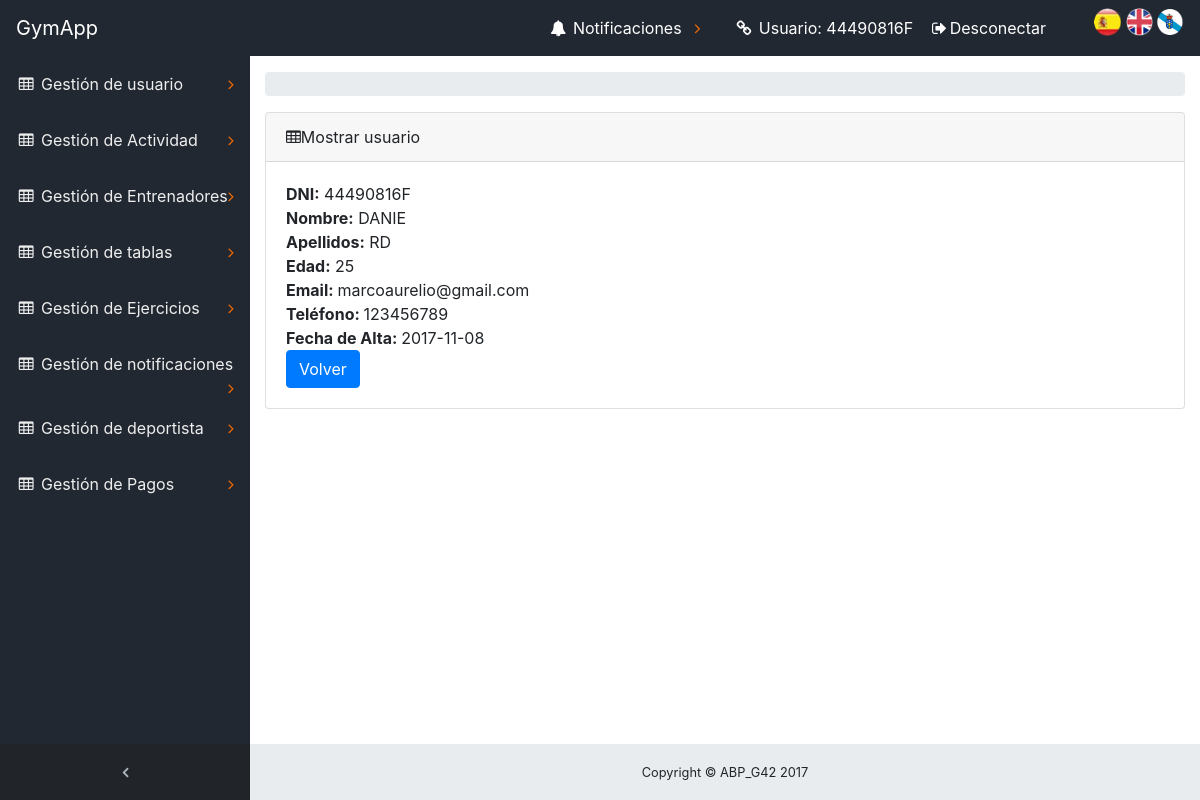
Page /ABP/index.php?controller=Usuario&action=UsuarioView&dni=44490816F (signed in) on the committed database.
### tables this page shows
CREATE TABLE `usuario` (
  `dni` varchar(10) NOT NULL,
  `nombre` varchar(30) NOT NULL,
  `apellidos` varchar(30) NOT NULL,
  `edad` tinyint(4) DEFAULT NULL,
  `contrasena` varchar(128) NOT NULL,
  `email` varchar(100) DEFAULT NULL,
  `telefono` varchar(20) NOT NULL,
  `fechaAlta` date NOT NULL
);

### ABP/core/ViewManager.php (called while the page is built, shortened)
<?php
class ViewManager {
	private $variables = array();
	public function setVariable($varname, $value, $flash=false) {
		$this->variables[$varname] = $value;
	}
	public function getVariable($varname, $default=NULL) {
		if (!isset($this->variables[$varname])) {
			return $default;
		}
		return $this->variables[$varname];
	}
	public function render($controller, $viewname) {
		include(__DIR__ . "/../view/$controller/$viewname.php");
	}
	private static $viewmanager_singleton = NULL;
	public static function getInstance() {
		if (self::$viewmanager_singleton == null) {
			self::$viewmanager_singleton = new ViewManager();
		}
		return self::$viewmanager_singleton;
	}
}

### ABP/controller/UsuarioController.php (called while the page is built, shortened)
<?php
require_once(__DIR__."/../core/ViewManager.php");
require_once(__DIR__ . "/../model/UsuarioMapper.php");
require_once(__DIR__ . "/../model/Usuario.php");
class UsuarioController extends BaseController
{
    private $usuarioMapper;
    public function __construct()
    {
        $this->usuarioMapper = new UsuarioMapper();
    }
    public function UsuarioView()
    {
        $dni = $_GET["dni"];
        $usuario = $this->usuarioMapper->findById($dni);
        $this->view->setVariable("usuario", $usuario);
        $this->view->render("usuario", "usuarioSHOWCURRENT");
    }
}
?>

### ABP/index.php (called while the page is built, shortened)
<?php
function run() {
	try {
		$controller = loadController($_GET["controller"]);
		$actionName = $_GET["action"];
		$controller->$actionName();
	} catch(Exception $ex) {
		die("An exception occured!!!!!".$ex->getMessage());
	}
}
function loadController($controllerName) {
	return new $controllerClassName();
}
run();
?>

### ABP/view/messages/messages_es.php (called while the page is built)
<?php
    $i18n_messages = array(
    	'Nombre'=> 'Nombre',
    	'Asunto' => 'Asunto',
    	'contenido' => 'contenido',
    	'nombre' => 'nombre',
    	'El atributo '=>'El atributo ',
    	' no puede ser vacío' => ' no puede ser vacío',
    	'Longitud incorrecta. El atributo ' => 'Longitud incorrecta. El atributo ',
    	' debe tener una longitud máxima de '=>' debe tener una longitud máxima de ',
    	' y tiene '=>' y tiene ',
    	'El atributo no sigue el formato correcto. Pruebe example@example.com' => 'El atributo no sigue el formato correcto. Pruebe example@example.com',
    	' contiene caracteres no alfabéticos'=>' contiene caracteres no alfabéticos',
    	' no esta comprendido en ['=>' no esta comprendido en [',
    	' no puede tener mas de ' => ' no puede tener mas de ',
    	'decimales'=>'decimales',
    	' no tiene 8 números seguidos de una letra: FORMATO INCORRECTO!!!'=>' no tiene 8 números seguidos de una letra: FORMATO INCORRECTO!!!',
    	'La letra del DNI no es correcta'=>'La letra del DNI no es correcta',
    	' no tiene un formato válido de telefeno.'=>' no tiene un formato válido de telefeno.',
    	' debe estar compuesto únicamente por digitos.'=>' debe estar compuesto únicamente por digitos.',
        'precio' => 'precio',
        ': activar para ordenar columna ascendentemente'=>': activar para ordenar columna ascendentemente',
        ': activar para ordenar columna descendentemente'=>': activar para ordenar columna descendentemente',
        'Primero' => 'Primero',
        'Último'=>'Último',
        'Siguiente'=>'Siguiente',
        'Anterior'=>'Anterior',
        'Tabla sin datos'=>'Tabla sin datos',
        'Mostrando _START_ a _END_ de _TOTAL_ elementos'=>'Mostrando _START_ a _END_ de _TOTAL_ elementos',
        'Mostrando 0 a 0 de 0 elementos'=>'Mostrando 0 a 0 de 0 elementos',
        '(filtrados de _MAX_ elementos totales)'=>'(filtrados de _MAX_ elementos totales)',
        'Mostrar _MENU_ elementos'=>'Mostrar _MENU_ elementos',
        'Cargando...'=>'Cargando...',
        'Procesando...'=>'Procesando...',
        'Buscar:'=>'Buscar:',
        'No se encontró nada'=>'No se encontró nada'
    );
?>

### ABP/core/I18n.php (called while the page is built, shortened)
<?php
class I18n {
	private $messages;
	public function setLanguage($language) {
		$this->messages = $i18n_messages;
	}
	public function i18n($key) {
		if (isset($this->messages[$key])){
			return $this->messages[$key];
		}else{
			return $key;
		}
	}
	private static $i18n_singleton = null;
	public static function getInstance() {
		if (self::$i18n_singleton == NULL) {
			self::$i18n_singleton = new I18n();
		}
		return self::$i18n_singleton;
	}
}
function i18n($key) {
	return I18n::getInstance()->i18n($key);
}

### ABP/model/Usuario.php (called while the page is built, shortened)
<?php
class Usuario
{
            private $dni;
            private $nombre;
            private $apellidos;
            private $edad;
            private $email;
            private $telefono;
            private $fechaAlta;
        function __construct($dni=NULL,$nombre=NULL,$apellidos=NULL,$edad=NULL,$password=NULL,$email=NULL,$telefono=NULL,$fechaAlta=NULL){
            $this->dni = $dni;
            $this->nombre = $nombre;
            $this->apellidos = $apellidos;
            $this->edad = $edad;
            $this->email = $email;
            $this->telefono = $telefono;
            $this->fechaAlta=$fechaAlta;
        }
    public function getDni() {
        return $this->dni;
    }
    public function getNombre() {
        return $this->nombre;
    }
    public function getApellidos() {
        return $this->apellidos;
    }
    public function getEdad(){
        return $this->edad;
    }
    public function getEmail(){
        return $this->email;
    }
    public function getTelefono(){
        return $this->telefono;
    }
    public function getFecha(){
        return $this->fechaAlta;
    }
}
?>

### ABP/model/UsuarioMapper.php (called while the page is built, shortened)
<?php
require_once(__DIR__."/../core/Access_DB.php");
require_once(__DIR__."/Usuario.php");
class UsuarioMapper {
    protected $db;
    public function __construct()
    {
        $this->db = PDOConnection::getInstance();
    }
      public function findById($dni)
    {
        $stmt = $this->db->prepare("SELECT * FROM usuario WHERE dni=?");
        $stmt->execute(array($dni));
        $usuario = $stmt->fetch(PDO::FETCH_ASSOC);
        if($usuario != null)
         {
            return new Usuario($usuario["dni"],$usuario["nombre"],$usuario["apellidos"],$usuario["edad"],null,$usuario["email"],$usuario["telefono"],$usuario["fechaAlta"]);
        }else
        {
            return NULL;
        }
    }
}
?>

### ABP/core/Access_DB.php (called while the page is built, shortened)
<?php
class PDOConnection {
	private static $db_singleton = null;
	public static function getInstance() {
		if (self::$db_singleton == null) {
			self::$db_singleton = new PDO(
			"mysql:host=".HOST.";dbname=".DB.";charset=utf8",
			USER,
			PASS,
			array(
				PDO::ATTR_EMULATE_PREPARES => false,
				PDO::ATTR_ERRMODE => PDO::ERRMODE_EXCEPTION)
			);
		}
		return self::$db_singleton;
	}
}
?>

### ABP/view/usuario/usuarioSHOWCURRENT.php (the view, shortened to what this page needs)
<?php
require_once(__DIR__."/../../core/ViewManager.php");
    $view = ViewManager::getInstance();
    $usuario = $view->getVariable("usuario");
?>
<div class="content-wrapper">
    <div class="container-fluid">
        <ol class="breadcrumb">
        </ol>
        <div class="card mb-3">
            <div class="card-header">
                <i class="fa fa-table"></i><?= i18n("Mostrar usuario") ?>
            </div>
            <div class="card-body">
                <b><?= i18n("DNI") ?>:</b> <?php echo $usuario->getDni(); ?><br>
                <b><?= i18n("Nombre") ?>:</b> <?php echo $usuario->getNombre(); ?><br>
                <b><?= i18n("Apellidos") ?>:</b> <?php echo $usuario->getApellidos(); ?><br>
                <b><?= i18n("Edad") ?>:</b> <?php echo $usuario->getEdad(); ?><br>
                <b><?= i18n("Email") ?>: </b> <?php echo $usuario->getEmail(); ?><br>
                <b><?= i18n("Teléfono") ?>: </b> <?php echo $usuario->getTelefono(); ?><br>
                <b><?= i18n("Fecha de Alta") ?>: </b> <?php echo $usuario->getFecha(); ?><br>
                <button type="button" onclick="window.location.href='./index.php?controller=Usuario&amp;action=UsuariosListar'" class="btn btn-primary">Volver</button>
            </div>
        </div>
    </div>
</div>

### ABP/view/css/sb-admin.css (style rules this page uses)
html { position: relative; min-height: 100%; }
body { overflow-x: hidden; }
body.sticky-footer { margin-bottom: 56px; }
body.sticky-footer .content-wrapper { min-height: calc(100vh - 56px - 56px); }
body.fixed-nav { padding-top: 56px; }
.content-wrapper { min-height: calc(100vh - 56px); padding-top: 1rem; }
.content-wrapper { overflow-x: hidden; background: white; }
@media (min-width: 992px) { .content-wrapper { margin-left: 250px; } }

### rows in the picture
usuario: dni "44490816F", nombre "DANIE", apellidos "RD", edad "25", email "marcoaurelio@gmail.com", telefono "123456789", fechaAlta "2017-11-08"

### other values in the picture
i18n("GymApp") "GymApp"
i18n("Gestión de usuario") "Gestión de usuario"
i18n("Gestión de Actividad") "Gestión de Actividad"
i18n("Gestión de Entrenadores") "Gestión de Entrenadores"
i18n("Gestión de tablas") "Gestión de tablas"
i18n("Gestión de Ejercicios") "Gestión de Ejercicios"
i18n("Gestión de notificaciones") "Gestión de notificaciones"
i18n("Gestión de Pagos") "Gestión de Pagos"
i18n("Usuario") "Usuario"
$_SESSION['currentuser'] "44490816F"
i18n("Mostrar usuario") "Mostrar usuario"
i18n("DNI") "DNI"
i18n("Nombre") "Nombre"
i18n("Apellidos") "Apellidos"
i18n("Edad") "Edad"
